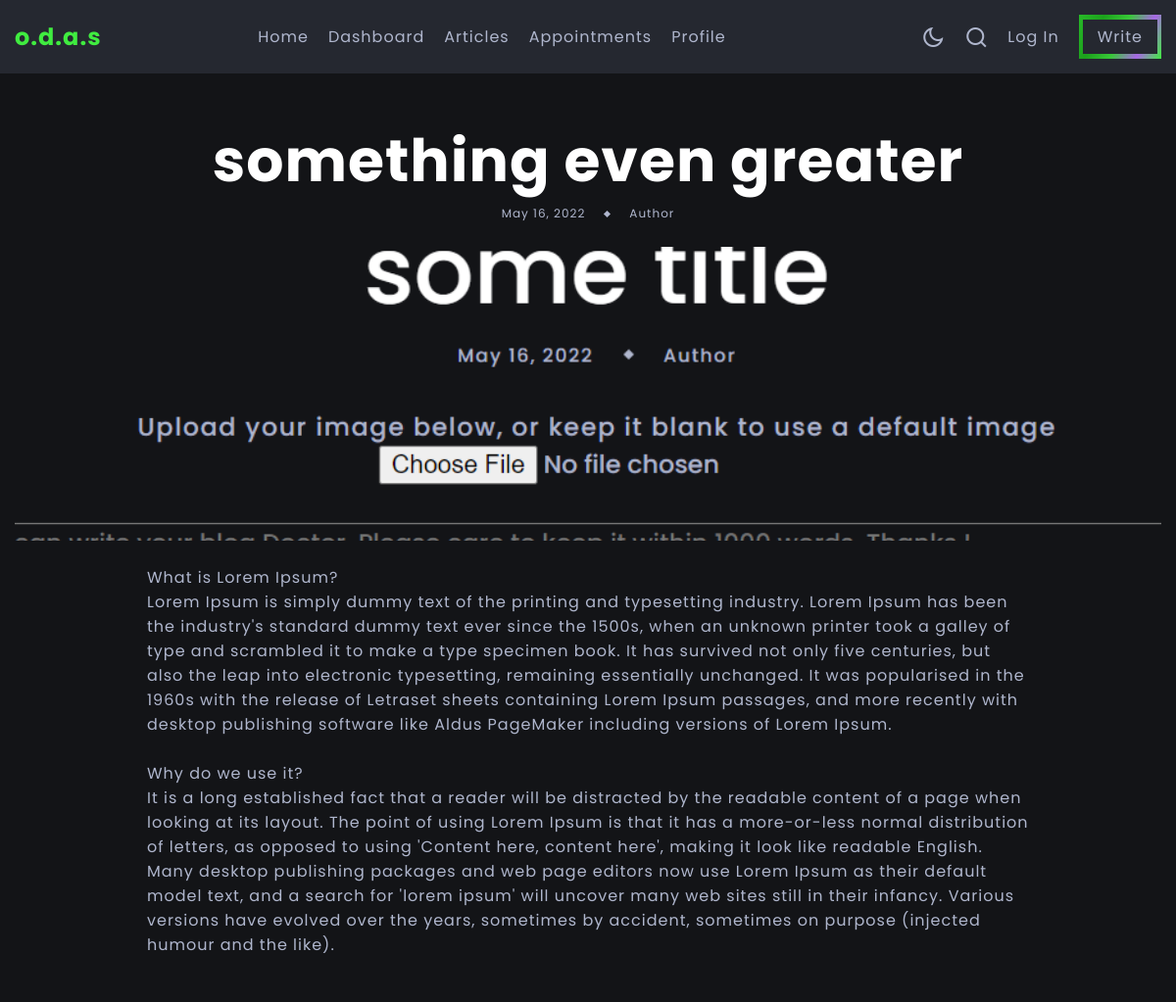
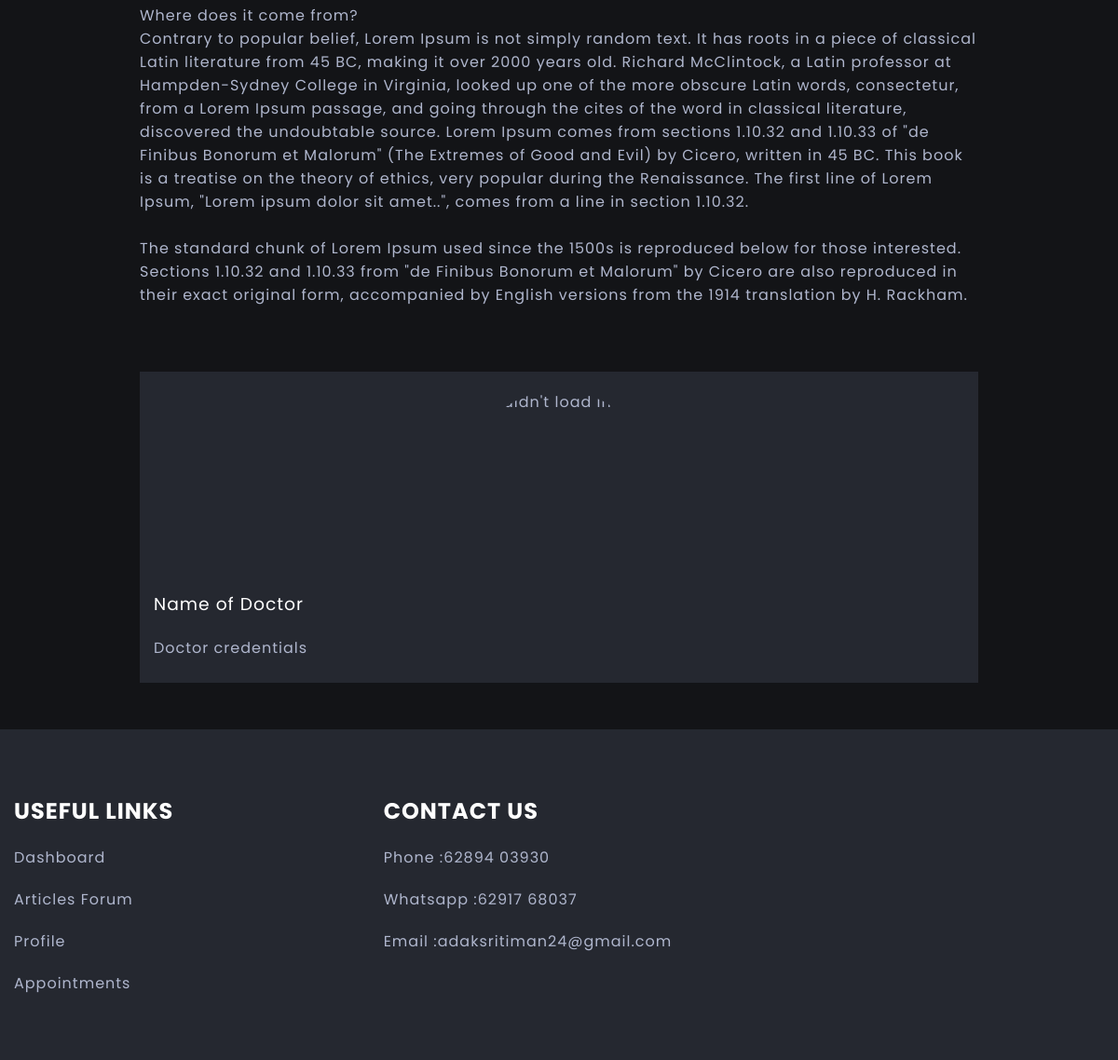
/read/1, run on the app's committed database (2 pictures, top to bottom).
### article/models.py (models this page shows, shortened)
class Article(models.Model):
    title=models.CharField(max_length=100)
    upload_date=models.DateField(auto_now_add=True)
    image = models.ImageField(upload_to='blogs/%Y/%m/%d/', default='heart.jpg')
    blog=models.TextField(max_length=6500)

### article/views.py (the view)
# urls.py: path('read/<int:id>', views.read, name='read_article'),
def read(request,id):
    article=Article.objects.get(pk=id)
    return render(request, 'article/blogpage.html', {'article':article})

### article/templates/article/blogpage.html (shortened to what this page needs)
{% extends 'article/base1.html' %}
{% block content %}
<section class="blog-post section-header-offset">
    <div class="blog-post-container container">
        <div class="blog-post-data">
            <h3 class="title blog-post-title">{{article.title}}</h3>
            <div class="article-data">
                <span>{{article.upload_date}}</span>
                <span class="article-data-spacer"></span>
                <span>Author</span>
            </div>
            <img src="{{article.image.url}}" alt="Couldn't load image">
        </div>
        <div class="container">
            <div>{{article.blog|linebreaksbr}}</div>
            <div class="author d-grid">
                <div class="author-image-box">
                    <img src="" alt="Couldn't load image">
                </div>
                <div class="author-about">
                    <h3 class="author-name">Name of Doctor</h3>
                    <p>Doctor credentials</p>
                </div>
            </div>
        </div>
    </div>
</section>
{% endblock content %}

### article/static/article/css/main.css (style rules this page uses)
:root { --light-color: #fff; --light-color-alt: #afb6cd; --dark-color: #131417; --dark-color-alt: #252830; --hover-color: rgb(64, 236, 64); --hover-color-alt: #fff; --transparent-light-color:rgba(255,255,255,0.05); --transparent-dark-color:rgba(0,0,0,0.75); --gradient-color: linear-gradient(115deg, rgb(40, 185, 40), rgb(28, 161, 28), rgb(56, 200, 56), #a767e5, var(--hover-color)); --font-family:'Poppins',sans-serif; --font-size-xsm:1.2rem; --font-size-sm:1.6rem; --font-size-md:2.4rem; --font-size-lg:3rem; --font-size-xl:4rem; --gap:2rem; --margin-sm:2rem; --margin-md:3rem; --item-min-height-sm:20rem; --item-min-height-md:30rem; }
* { margin: 0; padding: 0; box-sizing: border-box; }
html { font-size: 62.5%; }
body { font-family: var(--font-family); font-size: var(--font-size-sm); color: var(--light-color-alt); background-color: var(--dark-color); letter-spacing: 1px; transition: background-color .25s, color .25s; }
img { max-width: 100%; display: block; }
.container { max-width: 160rem; margin: 0 auto; padding: 0 1.5rem; }
.d-grid { display: grid; }
.section-header-offset { margin-top: 7.4rem; }
.article-data-spacer { width: 0.5rem; height: 0.5rem; background-color: var(--light-color-alt); transform: rotate(45deg); }
.article-data { display: flex; align-items: center; gap: var(--gap); font-size: var(--font-size-xsm); margin-bottom: 1rem; }
.title { padding-top: 2rem; color: var(--light-color); }
.blog-post { padding-bottom: 5rem; }
.blog-post-data { display: flex; flex-direction: column; align-items: center; text-align: center; padding-block: 2.5rem; }
.blog-post-title { font-size: clamp(3rem, 5vw, 6rem); }
.blog-post-data .article-data { margin-bottom: 2.5rem; }
.blog-post-data img { width: 100%; height: var(--item-min-height-sm); object-fit: cover; object-position: center ; }
.blog-post-container .container { max-width: 90rem; padding: 0; display: flex; flex-direction: column; gap: var(--gap); }
.author { margin-top: 5rem; gap: var(--gap); background-color: var(--dark-color-alt); }
.author-image-box { position: relative; height: var(--item-min-height-sm); }
.author-about { padding: 1.5rem; display: flex; flex-direction: column; gap: var(--gap); }
.author-name { color: var(--light-color); font-weight: 400; }
.author p { max-width: 50rem; margin-bottom: 1rem; }
.author-image-box img { position: absolute; width: 200px; height: 200px; border-radius: 150px; transition: transform 0.25s; transform: translateX(-50%); left: 50%; top: 10%; }
@media screen and (min-width:768px) { .blog-post-data img { height: var(--item-min-height-md); } }

### data on the page
Article: title "something even greater", upload_date "May 16, 2022", image (picture), blog "What is Lorem Ipsum? Lorem Ipsum is simply dummy text of the printing and typesetting industry. Lorem Ipsum has been the industry's standard dummy text ever since the 1500s, when an unknown printer took a galley of type and scrambled it to make a type specimen book. It has survived not only five centuries, but also the leap into electronic typesetting, remaining essentially unchanged. It was popularised in the 1960s with the release of Letraset sheets containing Lorem Ipsum passages, and more recently with desktop publishing software like Aldus PageMaker including versions of Lorem Ipsum. Why do we use it? It is a long established fact that a reader will be distracted by the readable…"
